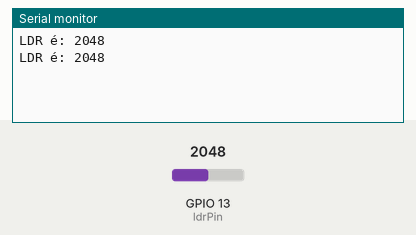
The sketch below on a simulated ESP32. On the bench: the last lines printed to the serial monitor. The test bench sets the inputs (shaded band); at power-on: GPIO 13 (ldrPin) = 2048 (analog values on the 0–4095 scale).

Above: at 1.8 s.
1.9 s: GPIO 13 (ldrPin) set to 2866
At 2.7 s:
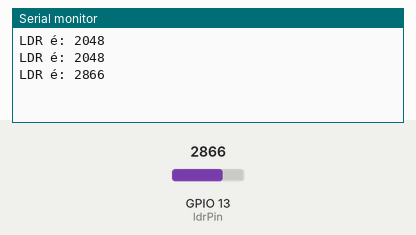
3.4 s: GPIO 13 (ldrPin) set to 3603
At 4.8 s:
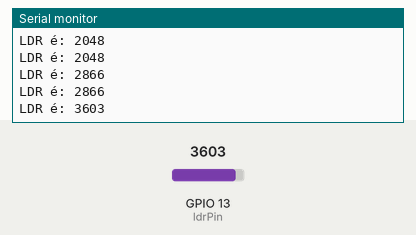
Timing chart, 0 to 6.4 s (numbered marks = the images above; inputs shaded):
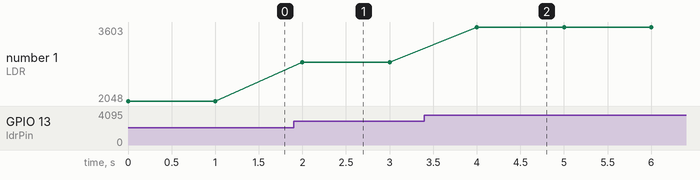

The sketch:

pratica03.ino
```cpp
// int ldr = 13;
int ldrPin = 13;
int ldr;
float temperatura;

void setup() {
  Serial.begin(115200); // Inicia a porta serial
  analogReadResolution(12); // resolução do ADC 12 bits
  analogSetAttenuation(ADC_11db);
}

void loop() {
  ldr = analogRead(ldrPin);
  Serial.print("LDR é: ");
  Serial.println(ldr);
  delay(1000);
}
```

Measured:
- after the input at 1.9 s, the serial monitor: prints a new line after 0.10 s (image 1)
- after the input at 3.4 s, the serial monitor: prints a new line after 0.60 s (image 2)
- plotted number 1: 2048 → 2866 after the input at 1.9 s, 2866 → 3603 after the input at 3.4 s
